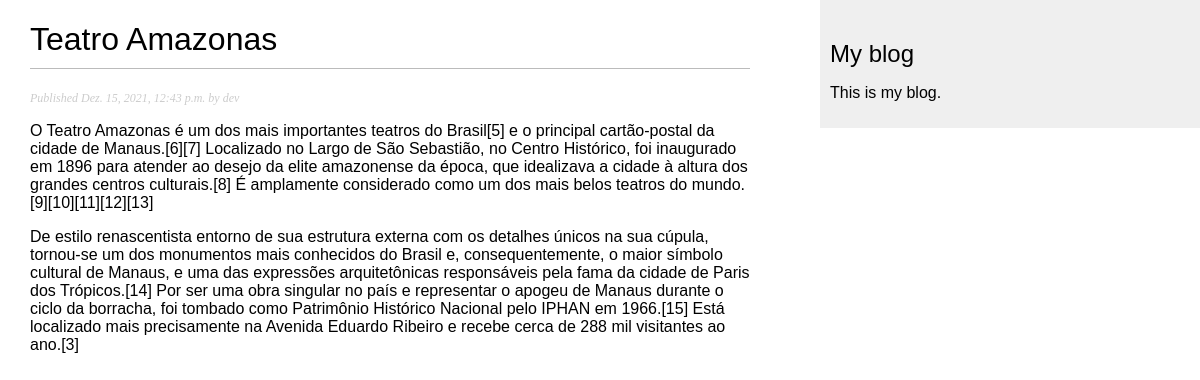
The page /blog/2021/12/15/teatro-amazonas/ on the database its author committed.
### blog/models.py (models this page shows, shortened)
class Post(models.Model):
    objects = models.Manager() # The default manager.
    published = PublishedManager() # Our custom manager.
    STATUS_CHOICES = (
        ('draft', 'Draft'),
        ('published', 'Published'),
    )
    title = models.CharField(max_length=250)
    slug = models.SlugField(max_length=250, unique_for_date='publish')
    author = models.ForeignKey(User, on_delete=models.CASCADE, related_name='blog_posts')
    body = models.TextField()
    publish = models.DateTimeField(default=timezone.now)
    created = models.DateTimeField(auto_now_add=True)
    updated = models.DateTimeField(auto_now=True)
    status = models.CharField(max_length=10, choices=STATUS_CHOICES, default='draft')
    class Meta:
        ordering = ('-publish',)

### blog/views.py (the view)
# urls.py: path('<int:year>/<int:month>/<int:day>/<slug:post>/', views.post_detail, name='post_detail'),
def post_detail(request, year, month, day, post):
    post = get_object_or_404(Post, slug=post, status='published', publish__year=year, publish__month=month, publish__day=day)
    return render(request, 'blog/post/detail.html', {'post': post})

### blog/templates/blog/post/detail.html (shortened to what this page needs)
{% extends "blog/base.html" %}
{% block content %}
  <h1>{{ post.title }}</h1>
  <p class="date">
    Published {{ post.publish }} by {{ post.author }}
  </p>
  {{ post.body|linebreaks }}
{% endblock %}

### blog/static/css/blog.css (style rules this page uses)
body { margin:0; padding:0; font-family:helvetica, sans-serif; }
h1 { font-weight:normal; border-bottom:1px solid #bbb; padding:0 0 10px 0; }
p.date { color:#ccc; font-family: georgia, serif; font-size: 12px; font-style: italic; }

### rows shown on the page
Post: title "Teatro Amazonas", publish "Dez. 15, 2021, 12:43 p.m.", author "dev", body "O Teatro Amazonas é um dos mais importantes teatros do Brasil[5] e o principal cartão-postal da cidade de Manaus.[6][7] Localizado no Largo de São Sebastião, no Centro Histórico, foi inaugurado em 1896 para atender ao desejo da elite amazonense da época, que idealizava a cidade à altura dos grandes centros culturais.[8] É amplamente considerado como um dos mais belos teatros do mundo.[9][10][11][12][13] De estilo renascentista entorno de sua estrutura externa com os detalhes únicos na sua cúpula, tornou-se um dos monumentos mais conhecidos do Brasil e, consequentemente, o maior símbolo cultural de Manaus, e uma das expressões arquitetônicas responsáveis pela fama da cidade de Paris dos…"
